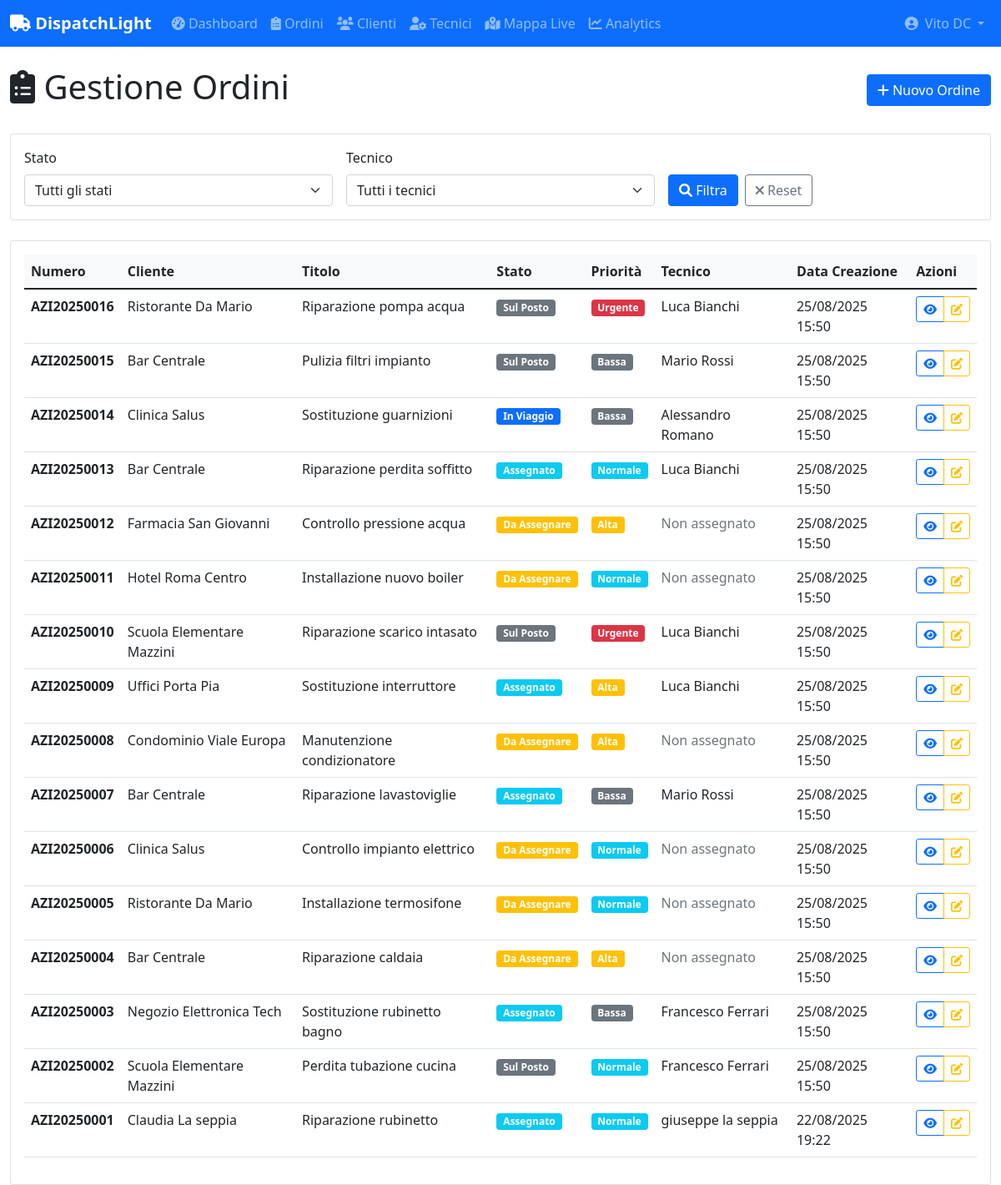
Page /orders/ (signed in) on the committed database.
### core/models.py (models this page shows, shortened)
class WorkOrder(models.Model):
    STATUS_CHOICES = [
        ('PENDING', 'Da Assegnare'),
        ('ASSIGNED', 'Assegnato'),
        ('EN_ROUTE', 'In Viaggio'),
        ('ON_SITE', 'Sul Posto'),
        ('COMPLETED', 'Completato'),
        ('CANCELLED', 'Annullato'),
    ]
    PRIORITY_CHOICES = [
        ('LOW', 'Bassa'),
        ('NORMAL', 'Normale'),
        ('HIGH', 'Alta'),
        ('URGENT', 'Urgente'),
    ]
    id = models.UUIDField(primary_key=True, default=uuid.uuid4, editable=False)
    order_number = models.CharField(max_length=20, unique=True)
    company = models.ForeignKey(Company, on_delete=models.CASCADE, related_name='work_orders')
    customer = models.ForeignKey(Customer, on_delete=models.CASCADE, related_name='work_orders')
    technician = models.ForeignKey(Technician, on_delete=models.SET_NULL, blank=True, null=True, related_name='work_orders')
    service_type = models.ForeignKey(ServiceType, on_delete=models.SET_NULL, blank=True, null=True)
    title = models.CharField(max_length=200)
    description = models.TextField()
    status = models.CharField(max_length=20, choices=STATUS_CHOICES, default='PENDING')
    priority = models.CharField(max_length=10, choices=PRIORITY_CHOICES, default='NORMAL')
    scheduled_date = models.DateTimeField(blank=True, null=True)
    estimated_duration_minutes = models.PositiveIntegerField(default=60)
    created_at = models.DateTimeField(auto_now_add=True)
    assigned_at = models.DateTimeField(blank=True, null=True)
    started_at = models.DateTimeField(blank=True, null=True)  # Quando il tecnico arriva
    completed_at = models.DateTimeField(blank=True, null=True)
    service_address = models.TextField()
    service_latitude = models.DecimalField(max_digits=10, decimal_places=8, blank=True, null=True)
    service_longitude = models.DecimalField(max_digits=11, decimal_places=8, blank=True, null=True)
    technician_notes = models.TextField(blank=True, null=True)
    work_performed = models.TextField(blank=True, null=True)
    materials_used = models.TextField(blank=True, null=True)
    estimated_price = models.DecimalField(max_digits=10, decimal_places=2, blank=True, null=True)
    final_price = models.DecimalField(max_digits=10, decimal_places=2, blank=True, null=True)
    class Meta:
        ordering = ['-created_at']

class Customer(models.Model):
    company = models.ForeignKey(Company, on_delete=models.CASCADE, related_name='customers')
    name = models.CharField(max_length=200)
    phone = PhoneNumberField()
    email = models.EmailField(blank=True, null=True)
    address = models.TextField()
    latitude = models.DecimalField(max_digits=10, decimal_places=8, blank=True, null=True)
    longitude = models.DecimalField(max_digits=11, decimal_places=8, blank=True, null=True)
    notes = models.TextField(blank=True, null=True)
    created_at = models.DateTimeField(auto_now_add=True)

class Technician(models.Model):
    user = models.OneToOneField(User, on_delete=models.CASCADE)
    company = models.ForeignKey(Company, on_delete=models.CASCADE, related_name='technicians')
    phone = PhoneNumberField()
    vehicle_plate = models.CharField(max_length=20, blank=True, null=True)
    is_active = models.BooleanField(default=True)
    current_latitude = models.DecimalField(max_digits=10, decimal_places=8, blank=True, null=True)
    current_longitude = models.DecimalField(max_digits=11, decimal_places=8, blank=True, null=True)
    last_location_update = models.DateTimeField(blank=True, null=True)

### core/views.py (the view)
# urls.py: path('orders/', views.OrderListView.as_view(), name='order_list'),
class OrderListView(LoginRequiredMixin, ListView):
    model = WorkOrder
    template_name = 'core/order_list.html'
    context_object_name = 'orders'
    paginate_by = 20
    def get_queryset(self):
        company = get_user_company(self.request.user)
        if company:
            queryset = WorkOrder.objects.filter(company=company)
            status = self.request.GET.get('status')
            if status:
                queryset = queryset.filter(status=status)
            technician = self.request.GET.get('technician')
            if technician:
                queryset = queryset.filter(technician_id=technician)
            return queryset.order_by('-created_at')
        return WorkOrder.objects.none()
    def get_context_data(self, **kwargs):
        context = super().get_context_data(**kwargs)
        company = get_user_company(self.request.user)
        if company:
            context.update({
                'company': company,
                'technicians': Technician.objects.filter(company=company, is_active=True),
                'status_choices': WorkOrder.STATUS_CHOICES,
                'current_status': self.request.GET.get('status', ''),
                'current_technician': self.request.GET.get('technician', ''),
            })
        return context

### core/views.py (called while the page is built)
def get_user_company(user):
    try:
        return user.owned_companies.first() or \
               Technician.objects.get(user=user).company
    except:
        return None

### templates/core/order_list.html (shortened to what this page needs)
{% extends 'base.html' %}
{% block content %}
<div class="row">
    <div class="col-12">
        <div class="d-flex justify-content-between align-items-center mb-4">
            <h1><i class="fas fa-clipboard-list"></i> Gestione Ordini</h1>
            <a href="{% url 'core:order_create' %}" class="btn btn-primary">
                <i class="fas fa-plus"></i> Nuovo Ordine
            </a>
        </div>
    </div>
</div>
<div class="row mb-4">
    <div class="col-12">
        <div class="card">
            <div class="card-body">
                <form method="get" class="row g-3">
                    <div class="col-md-4">
                        <label for="status" class="form-label">Stato</label>
                        <select name="status" id="status" class="form-select">
                            <option value="">Tutti gli stati</option>
                        </select>
                    </div>
                    <div class="col-md-4">
                        <label for="technician" class="form-label">Tecnico</label>
                        <select name="technician" id="technician" class="form-select">
                            <option value="">Tutti i tecnici</option>
                        </select>
                    </div>
                    <div class="col-md-4 d-flex align-items-end">
                        <button type="submit" class="btn btn-primary me-2">
                            <i class="fas fa-search"></i> Filtra
                        </button>
                        <a href="{% url 'core:order_list' %}" class="btn btn-outline-secondary">
                            <i class="fas fa-times"></i> Reset
                        </a>
                    </div>
                </form>
            </div>
        </div>
    </div>
</div>
<div class="row">
    <div class="col-12">
        <div class="card">
            <div class="card-body">
                {% if orders %}
                <div class="table-responsive">
                    <table class="table table-hover">
                        <thead>
                            <tr>
                                <th>Numero</th>
                                <th>Cliente</th>
                                <th>Titolo</th>
                                <th>Stato</th>
                                <th>Priorità</th>
                                <th>Tecnico</th>
                                <th>Data Creazione</th>
                                <th>Azioni</th>
                            </tr>
                        </thead>
                        <tbody>
                            {% for order in orders %}
                            <tr>
                                <td><strong>{{ order.order_number }}</strong></td>
                                <td>{{ order.customer.name }}</td>
                                <td>{{ order.title|truncatechars:40 }}</td>
                                <td>
                                    {% if order.status == 'PENDING' %}
                                        <span class="badge bg-warning">Da Assegnare</span>
                                    {% elif order.status == 'ASSIGNED' %}
                                        <span class="badge bg-info">Assegnato</span>
                                    {% elif order.status == 'EN_ROUTE' %}
                                        <span class="badge bg-primary">In Viaggio</span>
                                    {% elif order.status == 'ON_SITE' %}
                                        <span class="badge bg-secondary">Sul Posto</span>
                                    {% elif order.status == 'COMPLETED' %}
                                        <span class="badge bg-success">Completato</span>
                                    {% elif order.status == 'CANCELLED' %}
                                        <span class="badge bg-danger">Annullato</span>
                                    {% endif %}
                                </td>
                                <td>
                                    {% if order.priority == 'URGENT' %}
                                        <span class="badge bg-danger">Urgente</span>
                                    {% elif order.priority == 'HIGH' %}
                                        <span class="badge bg-warning">Alta</span>
                                    {% elif order.priority == 'NORMAL' %}
                                        <span class="badge bg-info">Normale</span>
                                    {% elif order.priority == 'LOW' %}
                                        <span class="badge bg-secondary">Bassa</span>
                                    {% endif %}
                                </td>
                                <td>
                                    {% if order.technician %}
                                        {{ order.technician.user.get_full_name }}
                                    {% else %}
                                        <span class="text-muted">Non assegnato</span>
                                    {% endif %}
                                </td>
                                <td>{{ order.created_at|date:"d/m/Y H:i" }}</td>
                                <td>
                                    <div class="btn-group" role="group">
                                        <a href="{% url 'core:order_detail' order.pk %}" class="btn btn-sm btn-outline-primary">
                                            <i class="fas fa-eye"></i>
                                        </a>
                                        <a href="{% url 'core:order_edit' order.pk %}" class="btn btn-sm btn-outline-warning">
                                            <i class="fas fa-edit"></i>
                                        </a>
                                    </div>
                                </td>
                            </tr>
                            {% endfor %}
                        </tbody>
                    </table>
                </div>
                {% endif %}
            </div>
        </div>
    </div>
</div>
{% endblock %}

### templates/base.html (shortened to what this page needs)
<!DOCTYPE html>
<html lang="it">
<head>
    <link href="https://cdn.jsdelivr.net/npm/bootstrap@5.1.3/dist/css/bootstrap.min.css" rel="stylesheet">
    <link href="https://cdnjs.cloudflare.com/ajax/libs/font-awesome/6.0.0/css/all.min.css" rel="stylesheet">
    {% load static %}
    <link href="{% static 'css/map.css' %}" rel="stylesheet">
</head>
<body>
    {% if user.is_authenticated %}
    <nav class="navbar navbar-expand-lg navbar-dark bg-primary">
        <div class="container-fluid">
            <a class="navbar-brand" href="{% url 'core:dashboard' %}">
                <i class="fas fa-truck"></i> DispatchLight
            </a>
            <div class="collapse navbar-collapse" id="navbarNav">
                <div class="navbar-nav me-auto">
                    <a class="nav-link" href="{% url 'core:dashboard' %}">
                        <i class="fas fa-tachometer-alt"></i> Dashboard
                    </a>
                    <a class="nav-link" href="{% url 'core:order_list' %}">
                        <i class="fas fa-clipboard-list"></i> Ordini
                    </a>
                    <a class="nav-link" href="{% url 'core:customer_list' %}">
                        <i class="fas fa-users"></i> Clienti
                    </a>
                    <a class="nav-link" href="{% url 'core:technician_list' %}">
                        <i class="fas fa-user-cog"></i> Tecnici
                    </a>
                    <a class="nav-link" href="{% url 'core:live_map' %}">
                        <i class="fas fa-map-marked-alt"></i> Mappa Live
                    </a>
                    <a class="nav-link" href="{% url 'core:analytics' %}">
                        <i class="fas fa-chart-line"></i> Analytics
                    </a>
                </div>
                <div class="navbar-nav">
                    <div class="nav-item dropdown">
                        <a class="nav-link dropdown-toggle d-flex align-items-center" href="#" role="button" data-bs-toggle="dropdown" aria-expanded="false">
                            <i class="fas fa-user-circle me-2"></i>
                            {{ user.get_full_name|default:user.username }}
                        </a>
                    </div>
                </div>
            </div>
        </div>
    </nav>
    {% endif %}
    <main class="{% if user.is_authenticated %}container-fluid mt-4{% endif %}">
        {% block content %}
        {% endblock %}
    </main>
</body>
</html>

### templates/base.html (style rules this page uses)
.navbar-brand { font-weight: bold; }
.table th { background-color: #f8f9fa; }
.navbar-nav .dropdown-toggle::after { margin-left: 0.5rem; }

### rows in the picture
WorkOrder: order_number "AZI20250016", customer.name "Ristorante Da Mario", title "Riparazione pompa acqua", status "Sul Posto", priority "Urgente", technician.user.get_full_name "Luca Bianchi", created_at "25/08/2025 15:50"
WorkOrder: order_number "AZI20250015", customer.name "Bar Centrale", title "Pulizia filtri impianto", status "Sul Posto", priority "Bassa", technician.user.get_full_name "Mario Rossi", created_at "25/08/2025 15:50"
WorkOrder: order_number "AZI20250014", customer.name "Clinica Salus", title "Sostituzione guarnizioni", status "In Viaggio", priority "Bassa", technician.user.get_full_name "Alessandro Romano", created_at "25/08/2025 15:50"
WorkOrder: order_number "AZI20250013", customer.name "Bar Centrale", title "Riparazione perdita soffitto", status "Assegnato", priority "Normale", technician.user.get_full_name "Luca Bianchi", created_at "25/08/2025 15:50"
WorkOrder: order_number "AZI20250012", customer.name "Farmacia San Giovanni", title "Controllo pressione acqua", status "Da Assegnare", priority "Alta", shows "Non assegnato", created_at "25/08/2025 15:50"
WorkOrder: order_number "AZI20250011", customer.name "Hotel Roma Centro", title "Installazione nuovo boiler", status "Da Assegnare", priority "Normale", shows "Non assegnato", created_at "25/08/2025 15:50"
WorkOrder: order_number "AZI20250010", customer.name "Scuola Elementare Mazzini", title "Riparazione scarico intasato", status "Sul Posto", priority "Urgente", technician.user.get_full_name "Luca Bianchi", created_at "25/08/2025 15:50"
WorkOrder: order_number "AZI20250009", customer.name "Uffici Porta Pia", title "Sostituzione interruttore", status "Assegnato", priority "Alta", technician.user.get_full_name "Luca Bianchi", created_at "25/08/2025 15:50"
WorkOrder: order_number "AZI20250008", customer.name "Condominio Viale Europa", title "Manutenzione condizionatore", status "Da Assegnare", priority "Alta", shows "Non assegnato", created_at "25/08/2025 15:50"
WorkOrder: order_number "AZI20250007", customer.name "Bar Centrale", title "Riparazione lavastoviglie", status "Assegnato", priority "Bassa", technician.user.get_full_name "Mario Rossi", created_at "25/08/2025 15:50"
WorkOrder: order_number "AZI20250006", customer.name "Clinica Salus", title "Controllo impianto elettrico", status "Da Assegnare", priority "Normale", shows "Non assegnato", created_at "25/08/2025 15:50"
WorkOrder: order_number "AZI20250005", customer.name "Ristorante Da Mario", title "Installazione termosifone", status "Da Assegnare", priority "Normale", shows "Non assegnato", created_at "25/08/2025 15:50"
WorkOrder: order_number "AZI20250004", customer.name "Bar Centrale", title "Riparazione caldaia", status "Da Assegnare", priority "Alta", shows "Non assegnato", created_at "25/08/2025 15:50"
WorkOrder: order_number "AZI20250003", customer.name "Negozio Elettronica Tech", title "Sostituzione rubinetto bagno", status "Assegnato", priority "Bassa", technician.user.get_full_name "Francesco Ferrari", created_at "25/08/2025 15:50"
WorkOrder: order_number "AZI20250002", customer.name "Scuola Elementare Mazzini", title "Perdita tubazione cucina", status "Sul Posto", priority "Normale", technician.user.get_full_name "Francesco Ferrari", created_at "25/08/2025 15:50"
WorkOrder: order_number "AZI20250001", customer.name "Claudia La seppia", title "Riparazione rubinetto", status "Assegnato", priority "Normale", technician.user.get_full_name "giuseppe la seppia", created_at "22/08/2025 19:22"

### other values in the picture
{{ user.get_full_name|default:user.username }} "Vito DC"
